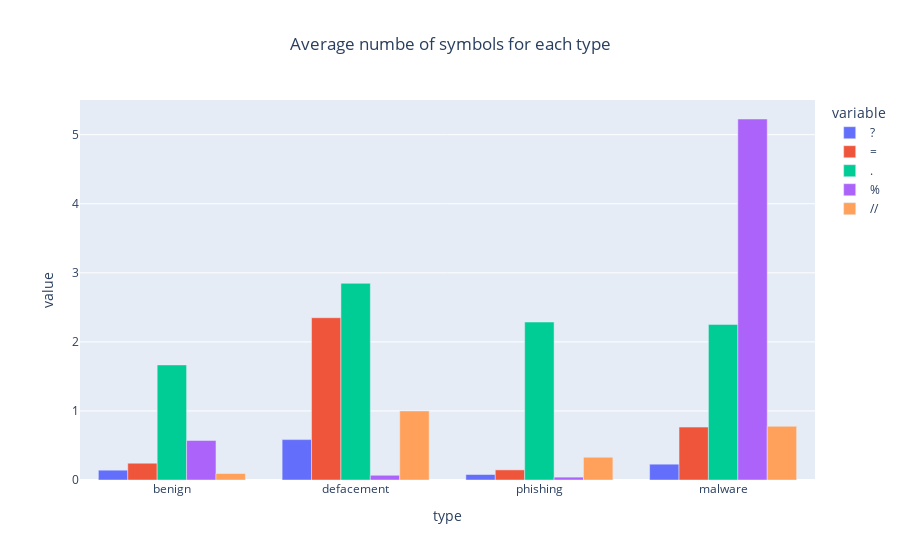

The notebook cell this image was saved under:
### Code cell
px.bar(data_frame=result,x='type',y=['?','=','.','%','//'],barmode='group',title='Average numbe of symbols for each type').update_layout(title_x=0.5)

### Figure 1 — Plotly figure (JSON) as saved in the notebook; plotly's stock layout.template omitted (floating-point values rounded to 4 significant figures)
{"data": [{"alignmentgroup": "True", "hovertemplate": "variable=?<br>type=%{x}<br>value=%{y}<extra></extra>", "legendgroup": "?", "marker": {"color": "#636efa", "pattern": {"shape": ""}}, "name": "?", "offsetgroup": "?", "orientation": "v", "showlegend": true, "textposition": "auto", "type": "bar", "x": ["benign", "defacement", "phishing", "malware"], "xaxis": "x", "y": [0.142, 0.585, 0.0795, 0.229], "yaxis": "y"}, {"alignmentgroup": "True", "hovertemplate": "variable==<br>type=%{x}<br>value=%{y}<extra></extra>", "legendgroup": "=", "marker": {"color": "#EF553B", "pattern": {"shape": ""}}, "name": "=", "offsetgroup": "=", "orientation": "v", "showlegend": true, "textposition": "auto", "type": "bar", "x": ["benign", "defacement", "phishing", "malware"], "xaxis": "x", "y": [0.243, 2.35, 0.1465, 0.766], "yaxis": "y"}, {"alignmentgroup": "True", "hovertemplate": "variable=.<br>type=%{x}<br>value=%{y}<extra></extra>", "legendgroup": ".", "marker": {"color": "#00cc96", "pattern": {"shape": ""}}, "name": ".", "offsetgroup": ".", "orientation": "v", "showlegend": true, "textposition": "auto", "type": "bar", "x": ["benign", "defacement", "phishing", "malware"], "xaxis": "x", "y": [1.667, 2.848, 2.288, 2.253], "yaxis": "y"}, {"alignmentgroup": "True", "hovertemplate": "variable=%<br>type=%{x}<br>value=%{y}<extra></extra>", "legendgroup": "%", "marker": {"color": "#ab63fa", "pattern": {"shape": ""}}, "name": "%", "offsetgroup": "%", "orientation": "v", "showlegend": true, "textposition": "auto", "type": "bar", "x": ["benign", "defacement", "phishing", "malware"], "xaxis": "x", "y": [0.5715, 0.0685, 0.0415, 5.228], "yaxis": "y"}, {"alignmentgroup": "True", "hovertemplate": "variable=//<br>type=%{x}<br>value=%{y}<extra></extra>", "legendgroup": "//", "marker": {"color": "#FFA15A", "pattern": {"shape": ""}}, "name": "//", "offsetgroup": "//", "orientation": "v", "showlegend": true, "textposition": "auto", "type": "bar", "x": ["benign", "defacement", "phishing", "malware"], "xaxis": "x", "y": [0.094, 1, 0.3295, 0.7775], "yaxis": "y"}], "layout": {"barmode": "group", "legend": {"title": {"text": "variable"}, "tracegroupgap": 0}, "title": {"text": "Average numbe of symbols for each type", "x": 0.5}, "xaxis": {"anchor": "y", "domain": [0, 1], "title": {"text": "type"}}, "yaxis": {"anchor": "x", "domain": [0, 1], "title": {"text": "value"}}}}
